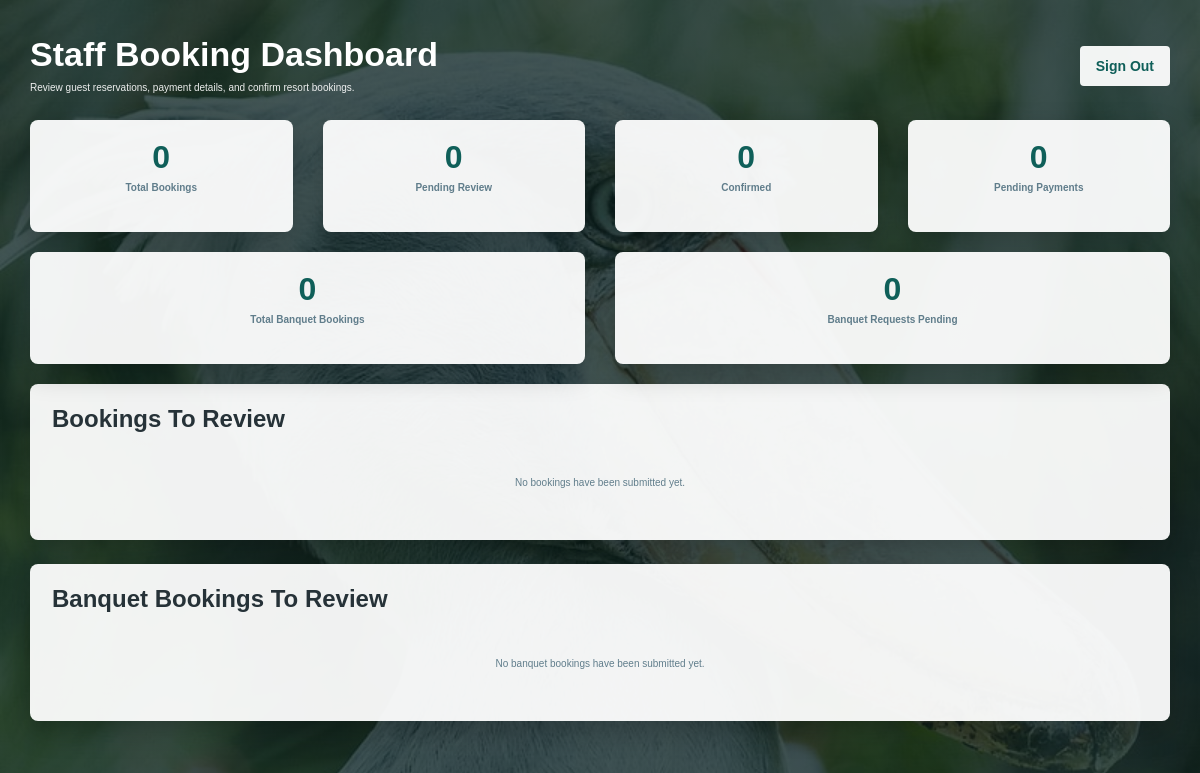
The app's page /restaurant/staff/dashboard/ (signed in), older data.
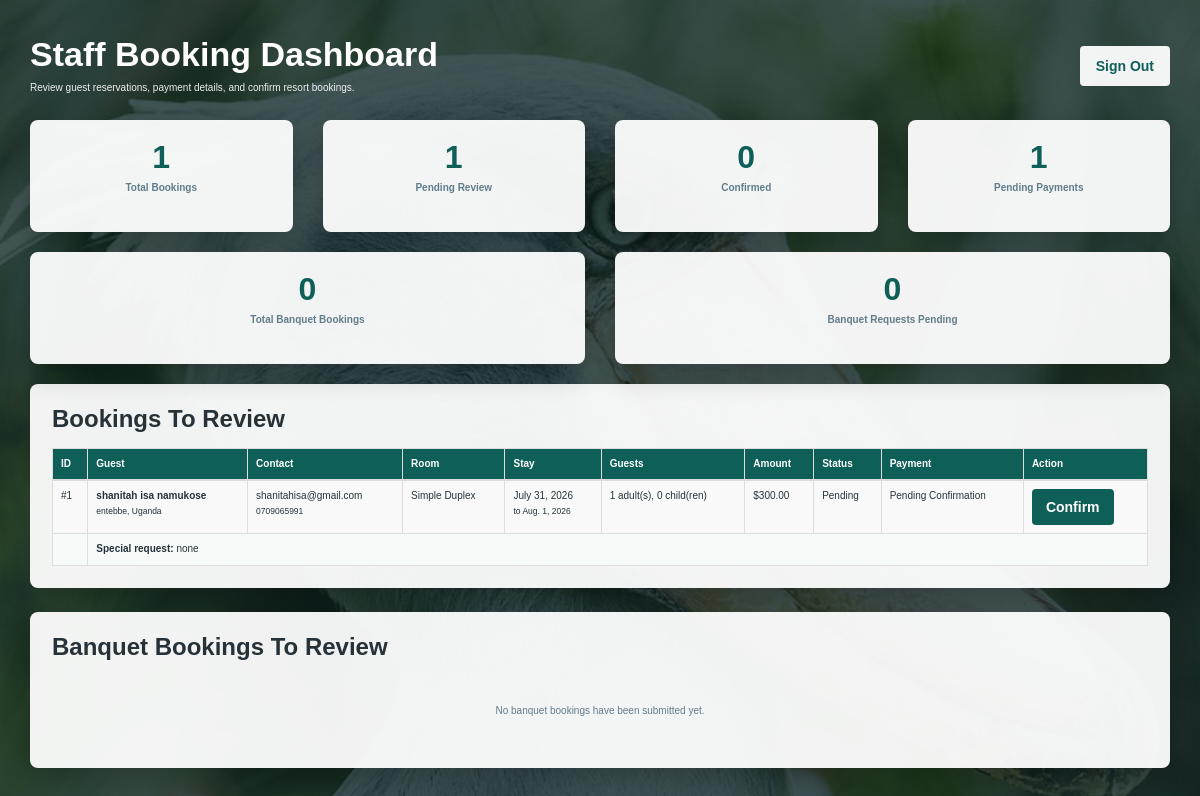
The same page, newer data.
### restaurant/models.py (models this page shows, shortened)
class Booking(models.Model):
	BOOKING_STATUS_PENDING = "pending"
	BOOKING_STATUS_CONFIRMED = "confirmed"
	BOOKING_STATUS_CANCELLED = "cancelled"
	PAYMENT_STATUS_UNPAID = "unpaid"
	PAYMENT_STATUS_PENDING = "pending"
	PAYMENT_STATUS_PAID = "paid"
	BOOKING_STATUS_CHOICES = [
		(BOOKING_STATUS_PENDING, "Pending"),
		(BOOKING_STATUS_CONFIRMED, "Confirmed"),
		(BOOKING_STATUS_CANCELLED, "Cancelled"),
	]
	PAYMENT_STATUS_CHOICES = [
		(PAYMENT_STATUS_UNPAID, "Unpaid"),
		(PAYMENT_STATUS_PENDING, "Pending Confirmation"),
		(PAYMENT_STATUS_PAID, "Paid"),
	]
	user = models.ForeignKey(
		User,
		on_delete=models.SET_NULL,
		related_name="bookings",
		blank=True,
		null=True,
	)
	full_name = models.CharField(max_length=120)
	email = models.EmailField()
	phone = models.CharField(max_length=30)
	mobile = models.CharField(max_length=30, blank=True)
	city = models.CharField(max_length=100)
	country = models.CharField(max_length=100)
	room_type = models.CharField(max_length=80)
	adults = models.PositiveSmallIntegerField(default=1)
	children = models.PositiveSmallIntegerField(default=0)
	check_in = models.DateField()
	check_out = models.DateField()
	passport_or_id = models.CharField(max_length=80)
	special_requests = models.TextField()
	total_amount = models.DecimalField(max_digits=10, decimal_places=2, default=0)
	booking_status = models.CharField(
		max_length=20,
		choices=BOOKING_STATUS_CHOICES,
		default=BOOKING_STATUS_PENDING,
	)
	payment_status = models.CharField(
		max_length=20,
		choices=PAYMENT_STATUS_CHOICES,
		default=PAYMENT_STATUS_UNPAID,
	)
	created_at = models.DateTimeField(auto_now_add=True)
	updated_at = models.DateTimeField(auto_now=True)
	class Meta:
		ordering = ["-created_at"]

### restaurant/views.py (the view)
# urls.py: path('staff/dashboard/', views.staff_dashboard, name='staff_dashboard'),
@never_cache
@staff_required
def staff_dashboard(request):
    bookings = Booking.objects.select_related("user").prefetch_related("payments")
    banquet_bookings = BanquetBooking.objects.select_related("user")
    total_bookings = bookings.count()
    total_banquet_bookings = banquet_bookings.count()
    pending_bookings = bookings.filter(booking_status=Booking.BOOKING_STATUS_PENDING).count()
    pending_banquet_bookings = banquet_bookings.filter(
        booking_status=BanquetBooking.BOOKING_STATUS_PENDING
    ).count()
    confirmed_bookings = bookings.filter(booking_status=Booking.BOOKING_STATUS_CONFIRMED).count()
    pending_payments = bookings.filter(payment_status=Booking.PAYMENT_STATUS_PENDING).count()
    return render(
        request,
        "staff-dashboard.html",
        {
            "bookings": bookings,
            "banquet_bookings": banquet_bookings,
            "total_bookings": total_bookings,
            "total_banquet_bookings": total_banquet_bookings,
            "pending_bookings": pending_bookings,
            "pending_banquet_bookings": pending_banquet_bookings,
            "confirmed_bookings": confirmed_bookings,
            "pending_payments": pending_payments,
        },
    )

### restaurant/templates/staff-dashboard.html (shortened to what this page needs)
{% load static %}
<!DOCTYPE html>
<html lang="en">
<head>
    <link href="{% static 'css/bootstrap.css' %}" rel="stylesheet" type="text/css">
    <link href="{% static 'css/font-awesome.min.css' %}" rel="stylesheet">
</head>
<body>
    <main class="dashboard-shell">
        <div class="container">
            <div class="dashboard-header">
                <div>
                    <h1>Staff Booking Dashboard</h1>
                    <p>Review guest reservations, payment details, and confirm resort bookings.</p>
                </div>
                <form class="signout-form" method="post" action="{% url 'staff_logout' %}">
                    <button type="submit" class="signout-button">Sign Out</button>
                </form>
            </div>
            <div class="row">
                <div class="col-sm-3">
                    <div class="stat-card">
                        <h3>{{ total_bookings }}</h3>
                        <p>Total Bookings</p>
                    </div>
                </div>
                <div class="col-sm-3">
                    <div class="stat-card">
                        <h3>{{ pending_bookings }}</h3>
                        <p>Pending Review</p>
                    </div>
                </div>
                <div class="col-sm-3">
                    <div class="stat-card">
                        <h3>{{ confirmed_bookings }}</h3>
                        <p>Confirmed</p>
                    </div>
                </div>
                <div class="col-sm-3">
                    <div class="stat-card">
                        <h3>{{ pending_payments }}</h3>
                        <p>Pending Payments</p>
                    </div>
                </div>
            </div>
            <div class="row">
                <div class="col-sm-6">
                    <div class="stat-card">
                        <h3>{{ total_banquet_bookings }}</h3>
                        <p>Total Banquet Bookings</p>
                    </div>
                </div>
                <div class="col-sm-6">
                    <div class="stat-card">
                        <h3>{{ pending_banquet_bookings }}</h3>
                        <p>Banquet Requests Pending</p>
                    </div>
                </div>
            </div>
            <div class="dashboard-panel">
                <h2>Bookings To Review</h2>
                {% if bookings %}
                    <div class="table-responsive">
                        <table class="table table-striped table-bordered">
                            <thead>
                                <tr>
                                    <th>ID</th>
                                    <th>Guest</th>
                                    <th>Contact</th>
                                    <th>Room</th>
                                    <th>Stay</th>
                                    <th>Guests</th>
                                    <th>Amount</th>
                                    <th>Status</th>
                                    <th>Payment</th>
                                    <th>Action</th>
                                </tr>
                            </thead>
                            <tbody>
                                {% for booking in bookings %}
                                    <tr>
                                        <td>#{{ booking.id }}</td>
                                        <td>
                                            <strong>{{ booking.full_name }}</strong><br>
                                            <small>{{ booking.city }}, {{ booking.country }}</small>
                                        </td>
                                        <td>
                                            {{ booking.email }}<br>
                                            <small>{{ booking.phone }}</small>
                                        </td>
                                        <td>{{ booking.room_type }}</td>
                                        <td>
                                            {{ booking.check_in }}<br>
                                            <small>to {{ booking.check_out }}</small>
                                        </td>
                                        <td>{{ booking.adults }} adult(s), {{ booking.children }} child(ren)</td>
                                        <td>${{ booking.total_amount }}</td>
                                        <td>{{ booking.get_booking_status_display }}</td>
                                        <td>{{ booking.get_payment_status_display }}</td>
                                        <td>
                                            {% if booking.booking_status == booking.BOOKING_STATUS_CONFIRMED %}
                                                <span class="label label-success">Confirmed</span>
                                            {% else %}
                                                <form method="post" action="{% url 'confirm_booking' booking.id %}">
                                                    <button type="submit" class="confirm-button">Confirm</button>
                                                </form>
                                            {% endif %}
                                        </td>
                                    </tr>
                                    {% if booking.special_requests %}
                                        <tr class="special-request-row">
                                            <td></td>
                                            <td colspan="9">
                                                <strong>Special request:</strong> {{ booking.special_requests }}
                                            </td>
                                        </tr>
                                    {% endif %}
                                {% endfor %}
                            </tbody>
                        </table>
                    </div>
                {% else %}
                    <p class="empty-state">No bookings have been submitted yet.</p>
                {% endif %}
            </div>
            <div class="dashboard-panel">
                <h2>Banquet Bookings To Review</h2>
                {% if banquet_bookings %}
                    <div class="table-responsive">
                        <table class="table table-striped table-bordered">
                            <thead>
                                <tr>
                                    <th>ID</th>
                                    <th>Guest</th>
                                    <th>Contact</th>
                                    <th>Space</th>
                                    <th>Event</th>
                                    <th>Guests</th>
                                    <th>Status</th>
                                    <th>Action</th>
                                </tr>
                            </thead>
                            <tbody>
                                {% for banquet in banquet_bookings %}
                                    <tr>
                                        <td>#{{ banquet.id }}</td>
                                        <td>
                                            <strong>{{ banquet.full_name }}</strong><br>
                                            <small>{{ banquet.city }}, {{ banquet.country }}</small>
                                        </td>
                                        <td>
                                            {{ banquet.email }}<br>
                                            <small>{{ banquet.phone }}</small>
                                        </td>
                                        <td>{{ banquet.banquet_space }}</td>
                                        <td>
                                            {{ banquet.event_type }}<br>
                                            <small>{{ banquet.event_date }} at {{ banquet.event_time }}</small>
                                        </td>
                                        <td>{{ banquet.guest_count }}</td>
                                        <td>{{ banquet.get_booking_status_display }}</td>
                                        <td>
                                            {% if banquet.booking_status == banquet.BOOKING_STATUS_CONFIRMED %}
                                                <span class="label label-success">Confirmed</span>
                                            {% else %}
                                                <form method="post" action="{% url 'confirm_banquet_booking' banquet.id %}">
                                                    {% csrf_token %}
                                                    <button type="submit" class="confirm-button">Confirm</button>
                                                </form>
                                            {% endif %}
                                        </td>
                                    </tr>
                                    {% if banquet.special_requests %}
                                        <tr class="special-request-row">
                                            <td></td>
                                            <td colspan="7">
                                                <strong>Special request:</strong> {{ banquet.special_requests }}
                                            </td>
                                        </tr>
                                    {% endif %}
                                {% endfor %}
                            </tbody>
                        </table>
                    </div>
                {% else %}
                    <p class="empty-state">No banquet bookings have been submitted yet.</p>
                {% endif %}
            </div>
        </div>
    </main>
</body>
</html>

Row changes from the older to the newer data that the page shows:
added Booking: id "1", full_name "shanitah isa namukose", city "entebbe", country "Uganda", email "shanitahisa@gmail.com", phone "0709065991", room_type "Simple Duplex", check_in "July 31, 2026", check_out "Aug. 1, 2026", adults "1", children "0", total_amount "300.00", booking_status "Pending", payment_status "Pending Confirmation", special_requests "none"
Text that changed along with them:
{{ total_bookings }}: "0" → "1"
{{ pending_bookings }}: "0" → "1"
{{ pending_payments }}: "0" → "1"
text no longer shown: "No bookings have been submitted yet."
text now shown: "ID Guest Contact Room Stay Guests Amount Status Payment Action"
